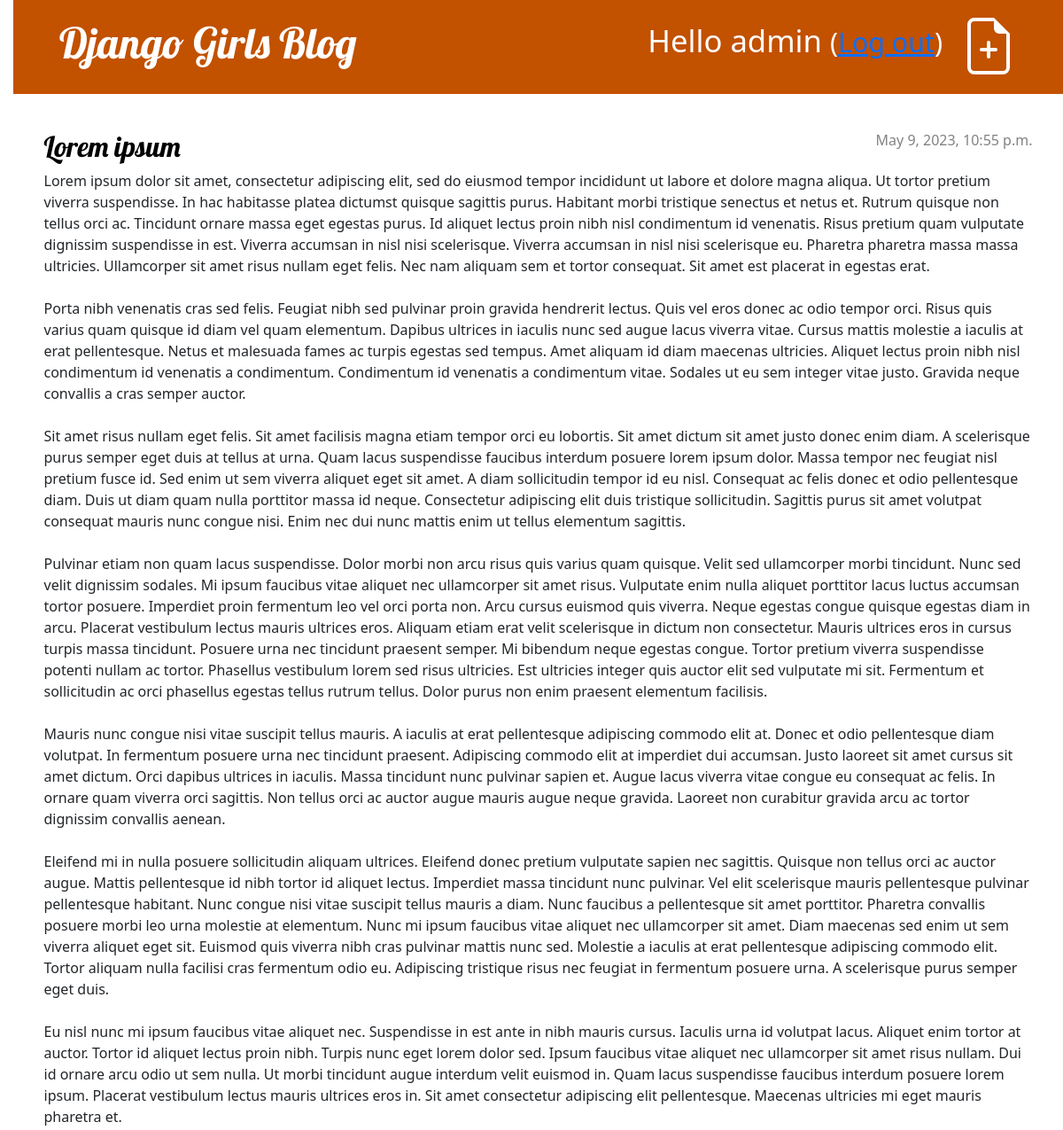
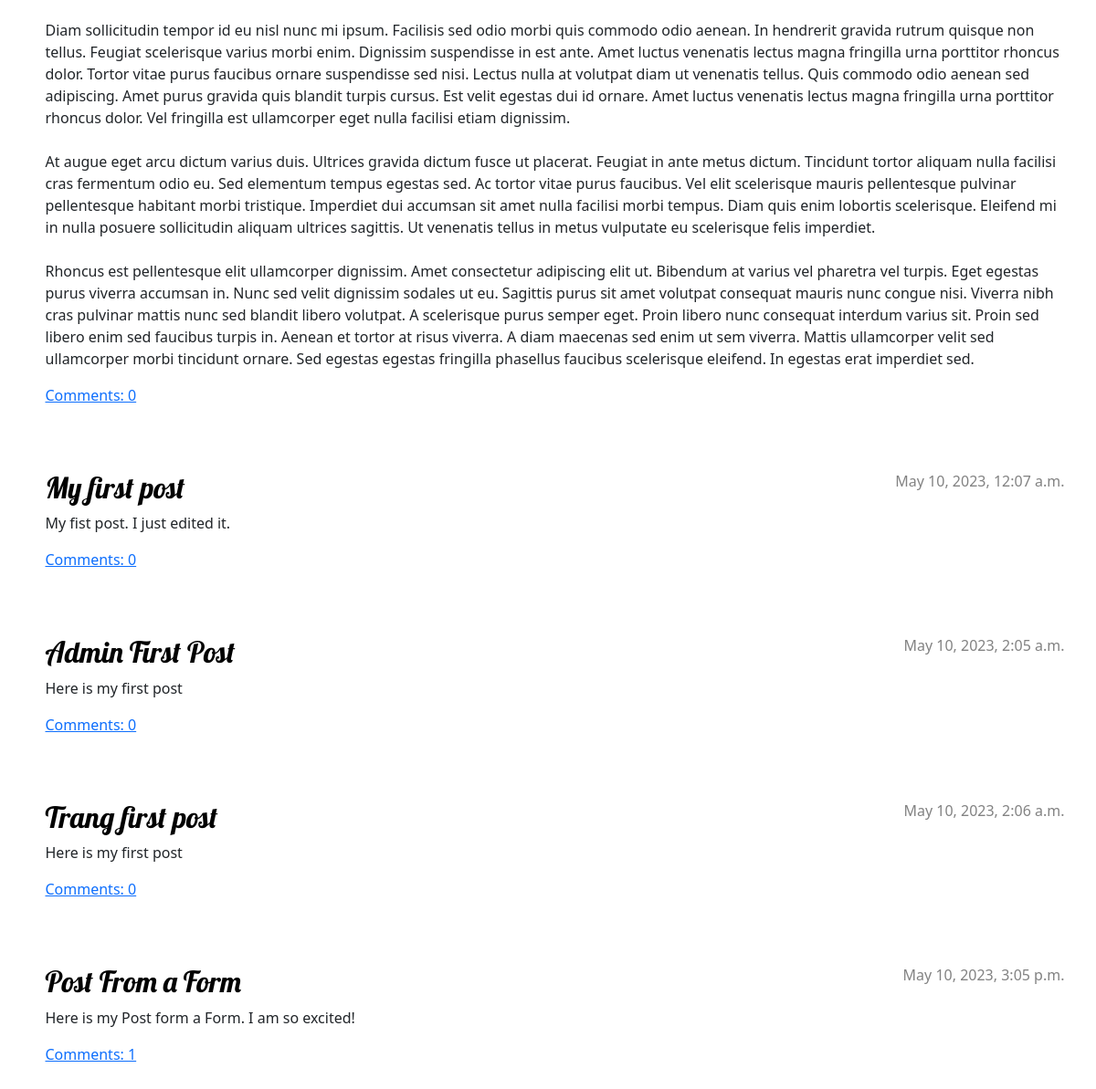
Screenshot of / (signed in) with the database file from the repository (2 pictures, top to bottom).
### blog/models.py (models this page shows, shortened)
class Post(models.Model):
    author = models.ForeignKey(settings.AUTH_USER_MODEL, on_delete=models.CASCADE)
    title = models.CharField(max_length=200)
    text = models.TextField()
    created_date = models.DateTimeField(default=timezone.now)
    published_date = models.DateTimeField(blank=True, null=True)

### blog/views.py (the view)
# urls.py: path('', views.post_list, name='post_list'),
def post_list(request):
    posts = Post.objects.filter(published_date__lte=timezone.now()).order_by('published_date')
    return render(request, 'blog/post_list.html', {'posts': posts})

### blog/templates/blog/post_list.html
{% extends 'blog/base.html' %}
{% block content %}
    {% for post in posts %}
        <article class="post">
            <time class="date">
                {{ post.published_date }}
            </time>
            <h2><a href="{% url 'post_detail' pk=post.pk %}">{{ post.title }}</a></h1>
            <p>{{ post.text|linebreaksbr }}</p>
            <a href="{% url 'post_detail' pk=post.pk %}">Comments: {{ post.comments.count }}</a>
            </article>
    {% endfor %}
{% endblock content %}

### blog/templates/blog/base.html (shortened to what this page needs)
{% load static %}
<!DOCTYPE html>
<html>
    <head>
        <link rel="stylesheet" href="https://cdn.jsdelivr.net/npm/bootstrap@5.1.3/dist/css/bootstrap.min.css">
        <link rel="stylesheet" href="{% static 'css/blog.css' %}">
    </head>
    <body>
        <header class="page-header">
            <div class="container">
                {% if user.is_authenticated %}
                <a href="{% url 'post_new' %}" class="top-menu">
                </a>
                <p class="top-menu">Hello {{ user.username }} <small>(<a href="{% url 'logout' %}">Log out</a>)</small></p>
                {% else %}
                    <a href="{% url 'login' %}" class="top-menu">Login</a>
                {% endif %}
                <h1><a href="/">Django Girls Blog</a></h1>
            </div>
        </header>
        <main class="container">
            <div class="row">
                <div class="column">
                {% block content %}
                {% endblock %}
                </div>
            </div>
        </main>
    </body>
</html>

### blog/static/css/blog.css (style rules this page uses)
h1 a, h2 a { color: #C25100; font-family: 'Lobster'; }
body { padding-left: 15px; }
.page-header { background-color: #C25100; margin-top: 0; margin-bottom: 40px; padding: 20px 20px 20px 40px; }
.page-header h1, .page-header h1 a, .page-header h1 a:visited, .page-header h1 a:active { color: #ffffff; font-size: 36pt; text-decoration: none; }
h1, h2, h3, h4 { font-family: 'Lobster', cursive; }
.date { color: #828282; }
.top-menu, .top-menu:hover, .top-menu:visited { color: #ffffff; float: right; font-size: 26pt; margin-right: 20px; }
.post { margin-bottom: 70px; }
.post h2 a, .post h2 a:visited { color: #000000; text-decoration: none; }
.post > .date, .post > .actions { margin-left: 1em; float: right; }

### rows the page displays
Post: published_date "May 9, 2023, 10:55 p.m.", title "Lorem ipsum", text "Lorem ipsum dolor sit amet, consectetur adipiscing elit, sed do eiusmod tempor incididunt ut labore et dolore magna aliqua. Ut tortor pretium viverra suspendisse. In hac habitasse platea dictumst quisque sagittis purus. Habitant morbi tristique senectus et netus et. Rutrum quisque non tellus orci ac. Tincidunt ornare massa eget egestas purus. Id aliquet lectus proin nibh nisl condimentum id venenatis. Risus pretium quam vulputate dignissim suspendisse in est. Viverra accumsan in nisl nisi scelerisque. Viverra accumsan in nisl nisi scelerisque eu. Pharetra pharetra massa massa ultricies. Ullamcorper sit amet risus nullam eget felis. Nec nam aliquam sem et tortor consequat. Sit amet est…", comments.count "0"
Post: published_date "May 10, 2023, 12:07 a.m.", title "My first post", text "My fist post. I just edited it.", comments.count "0"
Post: published_date "May 10, 2023, 2:05 a.m.", title "Admin First Post", text "Here is my first post", comments.count "0"
Post: published_date "May 10, 2023, 2:06 a.m.", title "Trang first post", text "Here is my first post", comments.count "0"
Post: published_date "May 10, 2023, 3:05 p.m.", title "Post From a Form", text "Here is my Post form a Form. I am so excited!", comments.count "1"

### other values shown
{{ user.username }} "admin"
